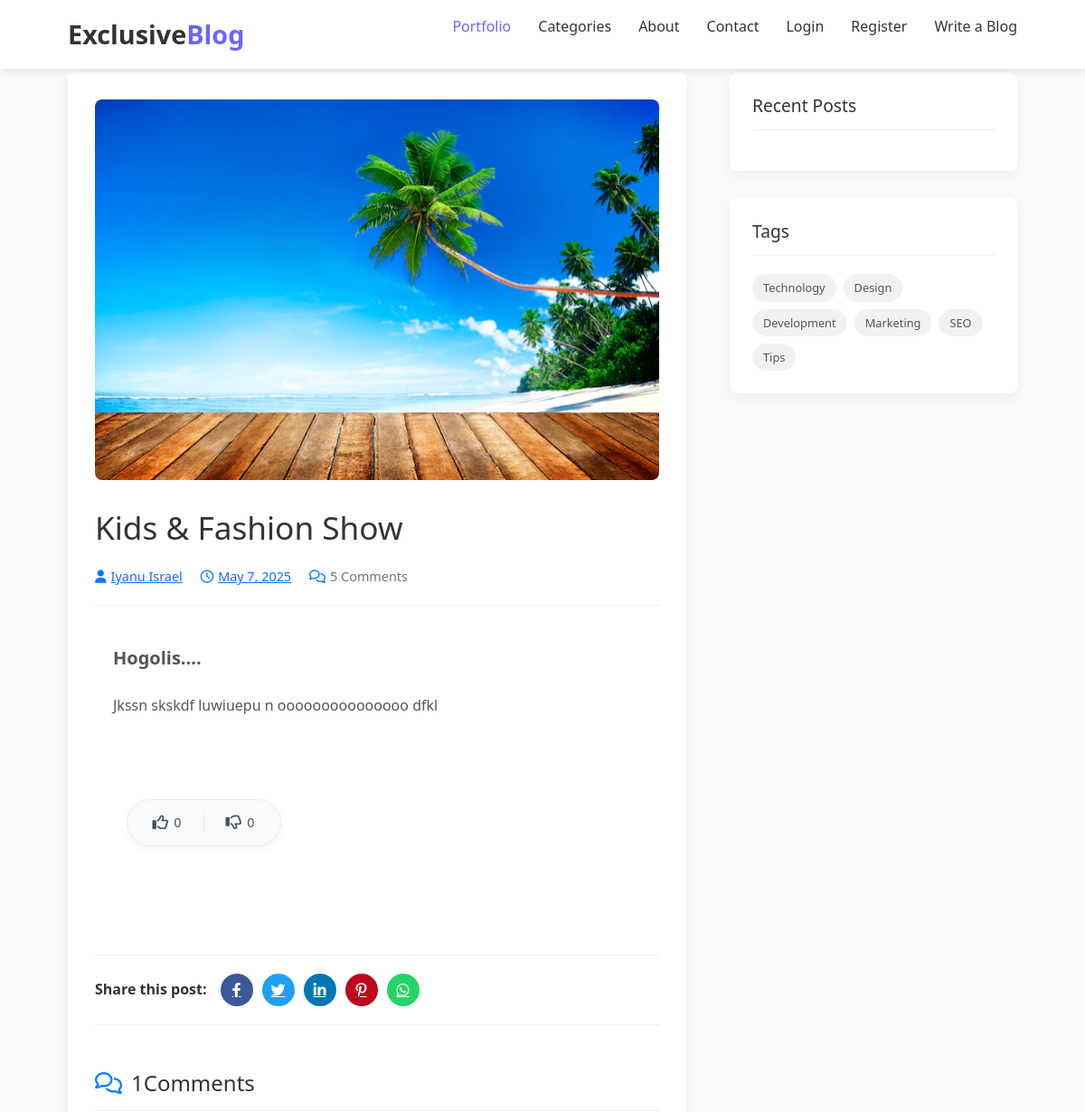
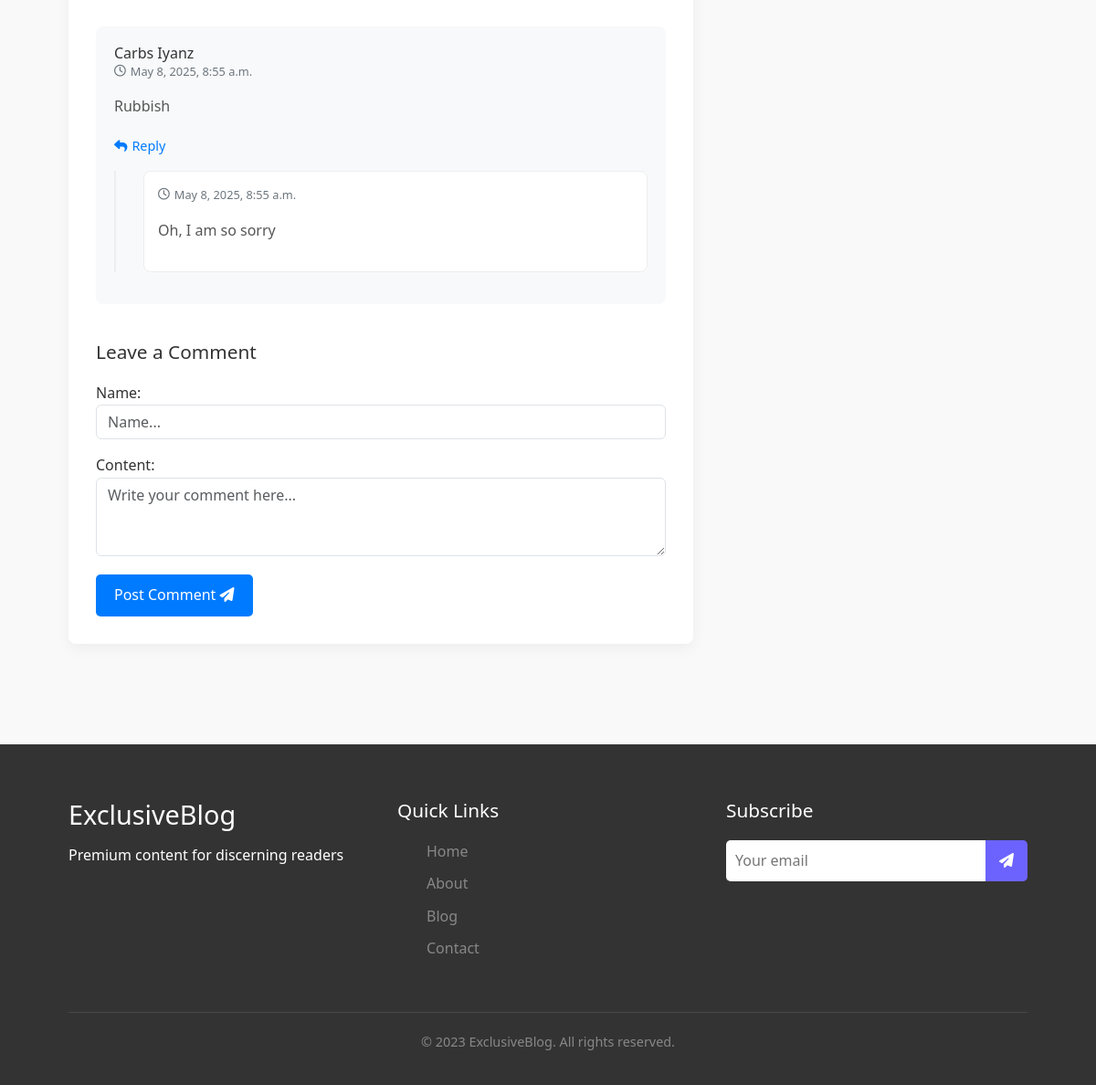
/blog/read/1/, run on the app's committed database (2 pictures, top to bottom).
### blog/models.py (models this page shows, shortened)
class Blog(models.Model):
    author = models.ForeignKey(Author, on_delete=models.CASCADE, blank=True, null=True)
    category = models.ForeignKey(Category, on_delete=models.SET_NULL, null=True)
    title = models.CharField(max_length=100, blank=True, null=True)
    description = models.CharField(max_length=150, blank=True, null=True)
    image = models.ImageField(upload_to='blog-img/', blank=True, null=True)
    body = models.TextField(blank=True, null=True)  # content
    created_at = models.DateTimeField(auto_now_add=True)
    updated_at = models.DateTimeField(auto_now=True)
    likes = models.PositiveIntegerField(default=0)
    dislikes = models.PositiveIntegerField(default=0)

class Author(models.Model):
    first_name = models.CharField(max_length=100)
    last_name = models.CharField(max_length=100, null=True, blank=True)
    country = models.CharField(max_length=50)
    joined_at = models.DateTimeField(default=timezone.now)
    class Meta:
        verbose_name_plural = "Authors"
    def __str__(self):
        return f"{self.first_name} {self.last_name}"

class Comment(models.Model):
    blog = models.ForeignKey(Blog, on_delete=models.CASCADE, related_name="comments")
    name = models.CharField(max_length=200)
    content = models.TextField()
    parent = models.ForeignKey('self', null=True, blank=True, on_delete=models.CASCADE, related_name="replies")
    is_author_reply = models.BooleanField(default=False)
    created_at = models.DateTimeField(auto_now_add=True)
    updated_at = models.DateTimeField(auto_now=True)
    class Meta:
        ordering = ['-created_at']

### blog/views.py (the view)
# urls.py: path('read/<int:blog_id>/', views.blog_detail, name="blog_detail"),
def blog_detail(request, blog_id):
    blog = get_object_or_404(Blog, pk=blog_id)
    comments = Comment.objects.filter(blog=blog, parent__isnull=True)
    comment_form = CommentForm()
    reply_form = ReplyForm()
    context = {
        'blog': blog,
        'comments': comments,
        'comment_form': comment_form,
        'reply_form': reply_form,
    }
    return render(request, 'blog/read_detail.html', context)

### blog/forms.py
class CommentForm(forms.ModelForm):
    class Meta:
        model = Comment
        fields = ['name', 'content']
        widgets = {
            'name': forms.TextInput(attrs={
                'class': 'form-control',
                'rows': 3,
                'placeholder': 'Name...'
            }),
            'content': forms.Textarea(attrs={
                'class': 'form-control',
                'rows': 3,
                'placeholder': 'Write your comment here...'
            }),
        }

class ReplyForm(forms.ModelForm):
    class Meta:
        model = Comment
        fields = ('content',)
        widgets = {
            'content': forms.Textarea(attrs={
                'class': 'form-control',
                'rows': 2,
                'placeholder': 'Write your reply here...'
            }),
        }

### templates/blog/read_detail.html (shortened to what this page needs)
{% extends 'blog/base.html' %}
{% load static %}
{% block content %}
<section id="blog" class="blog-section">
    <div class="container flex-container" data-aos="fade-up">
        <div class="row g-5">
            <div class="col-lg-8">
                <article class="blog-details">
                    <div class="post-img">
                        {% if 'http' in blog.image %}
                            <img src="{{ blog.image }}" alt="{{ blog.title }}" class="img-fluid">
                        {% else %}
                            <img src="{% static blog.image %}" alt="{{ blog.title }}" class="img-fluid">
                        {% endif %}
                    </div>
                    <h1 class="blog-title">{{ blog.title }}</h1>
                    <div class="meta-top">
                        <ul>
                            <li class="d-flex align-items-center">
                                <i class="fas fa-user"></i>
                                <a href="#">{{ blog.author }}</a>
                            </li>
                            <li class="d-flex align-items-center">
                                <i class="far fa-clock"></i>
                                <a href="#"><time>{{ blog.created_at|date:'M j, Y' }}</time></a>
                            </li>
                            <li class="d-flex align-items-center">
                                <i class="far fa-comments"></i>
                                <span>5 Comments</span>
                            </li>
                        </ul>
                    </div>
                    <div class="blog-content">
                        {{ blog.body|safe }}
                        <div class="content-actions">
                            <div class="reaction-box">
                                <button class="reaction-btn like-btn" id="likeButton" aria-label="Like this post">
                                    <i class="fa-regular fa-thumbs-up"></i>
                                    <span class="reaction-count like-count">0</span>
                                </button>
                                <button class="reaction-btn dislike-btn" id="dislikeButton" aria-label="Dislike this post">
                                    <i class="fa-regular fa-thumbs-down"></i>
                                    <span class="reaction-count dislike-count">0</span>
                                </button>
                            </div>
                        </div>
                    </div>
                    <div class="social-share">
                        <span>Share this post:</span>
                        <a href="#" class="facebook"><i class="fab fa-facebook-f"></i></a>
                        <a href="#" class="twitter"><i class="fab fa-twitter"></i></a>
                        <a href="#" class="linkedin"><i class="fab fa-linkedin-in"></i></a>
                        <a href="#" class="pinterest"><i class="fab fa-pinterest-p"></i></a>
                        <a href="#" class="whatsapp"><i class="fab fa-whatsapp"></i></a>
                    </div>
                    <div c
                        <div class="comments-section">
                            <h3 class="comments-title"><i class="far fa-comments"></i> <span id="comments-count">{{ comments.count }}</span>  Comments</h3>
                            <div class="comment-list" id="comments-container">
                                {% for comment in comments %}
                                    {% include 'blog/subpage/comment.html' with comment=comment %}
                                {% empty %}
                                    <p class="no-comments">No comments yet. Be the first to comment!</p>
                                {% endfor %}
                            </div>
                            <div class="comment-form">
                                <h4>Leave a Comment</h4>
                                <form id="comment-form" method="post" action="{% url 'post_comment' blog.id %}">
                                    <div class="form-group">
                                        {{ comment_form.as_p }}
                                    </div>
                                    <button type="submit" class="submit-btn">Post Comment <i class="fas fa-paper-plane"></i></button>
                                </form>
                            </div>
                        </div>
</article>
</div>
    <div class="col-lg-4">
        <div class="sidebar">
            <div class="sidebar-widget">
                <h3 class="sidebar-title">Recent Posts</h3>
            </div>
            <div class="sidebar-widget">
                <h3 class="sidebar-title">Tags</h3>
                <div class="tags">
                    <a href="#">Technology</a>
                    <a href="#">Design</a>
                    <a href="#">Development</a>
                    <a href="#">Marketing</a>
                    <a href="#">SEO</a>
                    <a href="#">Tips</a>
                </div>
            </div>
        </div>
    </div>
</div>
</div>
</section>
{% endblock %}

### templates/blog/subpage/comment.html (shortened to what this page needs)
<div class="comment" id="comment-{{ comment.id }}">
    <div class="comment-author">
        <div>
            <h5>{{ comment.name }}</h5>
            <span class="comment-date"><i class="far fa-clock"></i> {{ comment.created_at|date:"F j, Y, g:i a" }}</span>
        </div>
    </div>
    <div class="comment-text">
        <p>{{ comment.content }}</p>
    </div>
    <a href="#" class="reply-btn" data-comment-id="{{ comment.id }}">
        <i class="fas fa-reply"></i> Reply
    </a>
    <div class="replies-container" id="replies-{{ comment.id }}">
        {% for reply in comment.replies.all %}
            <div class="comment reply {% if reply.is_author_reply %}author-reply{% endif %}" id="comment-{{ reply.id }}">
                <div class="comment-author">
                    <div>
                        <span class="comment-date"><i class="far fa-clock"></i> {{ reply.created_at|date:"F j, Y, g:i a" }}</span>
                    </div>
                </div>
                <div class="comment-text">
                    <p>{{ reply.content }}</p>
                </div>
            </div>
        {% endfor %}
    </div>
</div>

### data on the page
Blog: image (picture), title "Kids & Fashion Show", author "Iyanu Israel", created_at "May 7, 2025", body "Hogolis.... Jkssn skskdf luwiuepu n ooooooooooooooo dfkl"
Comment: name "Carbs Iyanz", created_at "May 8, 2025, 8:55 a.m.", content "Rubbish"
Comment: created_at "May 8, 2025, 8:55 a.m.", content "Oh, I am so sorry"

### other printed values
{{ comments.count }} "1"
